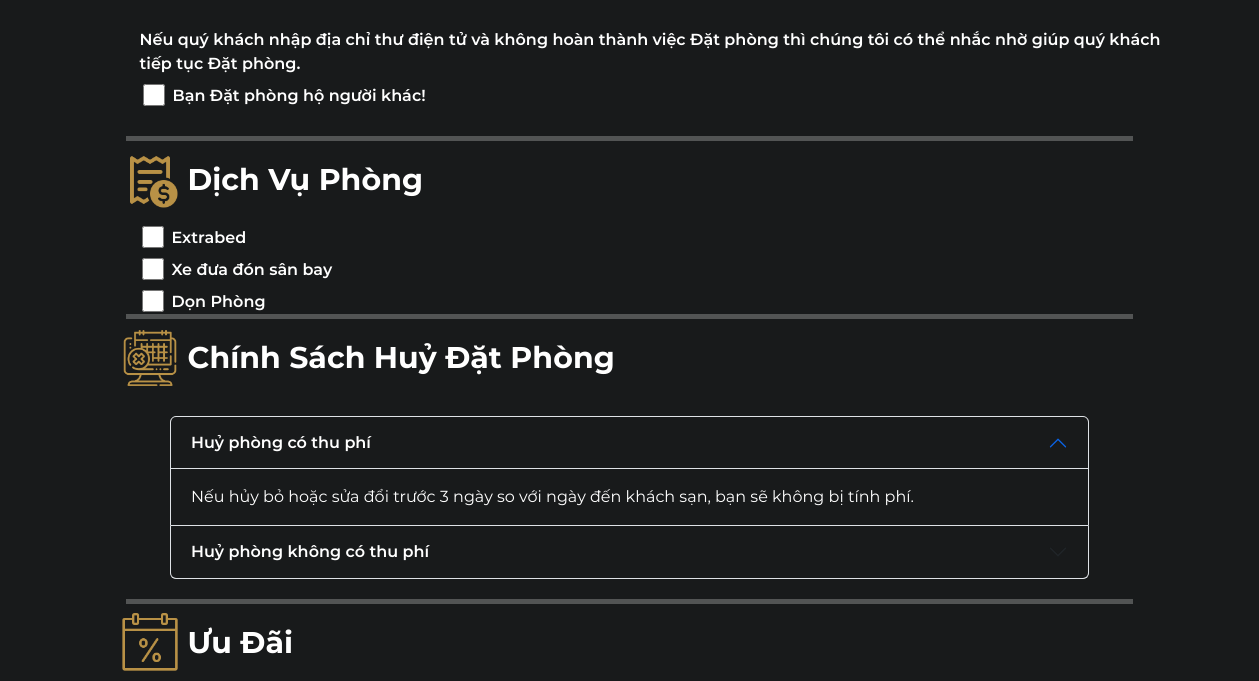
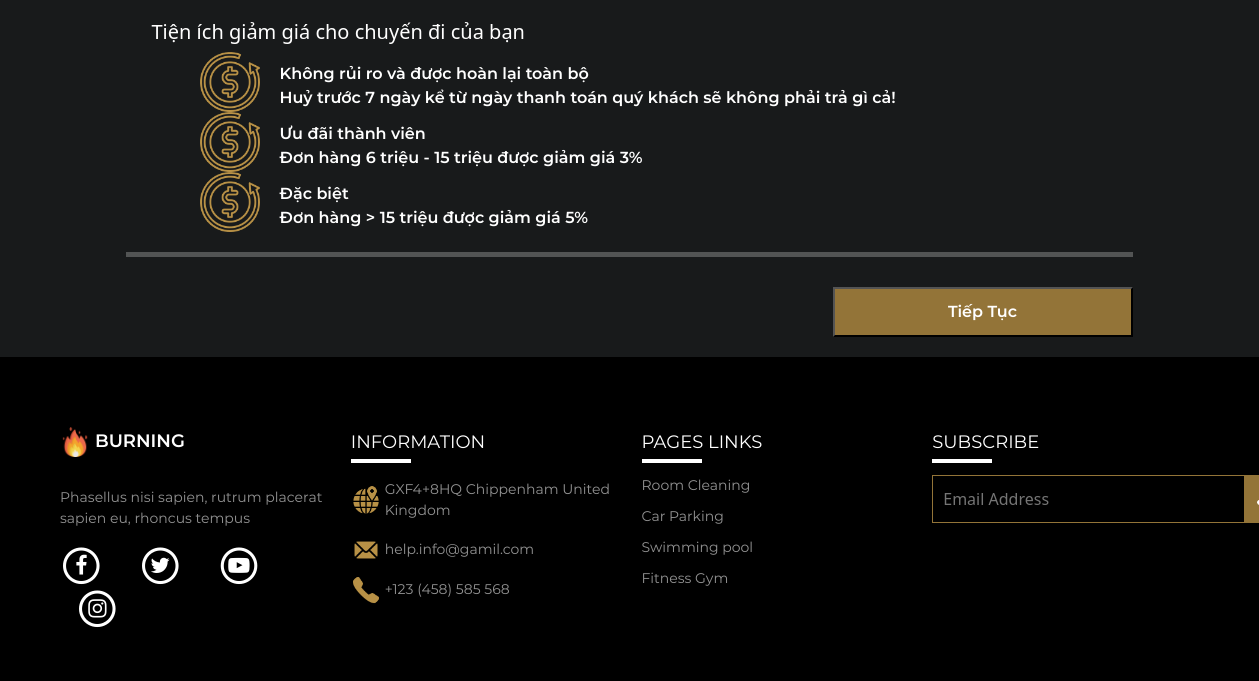
The app's page /logged/payddn.php (lower part), older data (2 pictures, top to bottom).
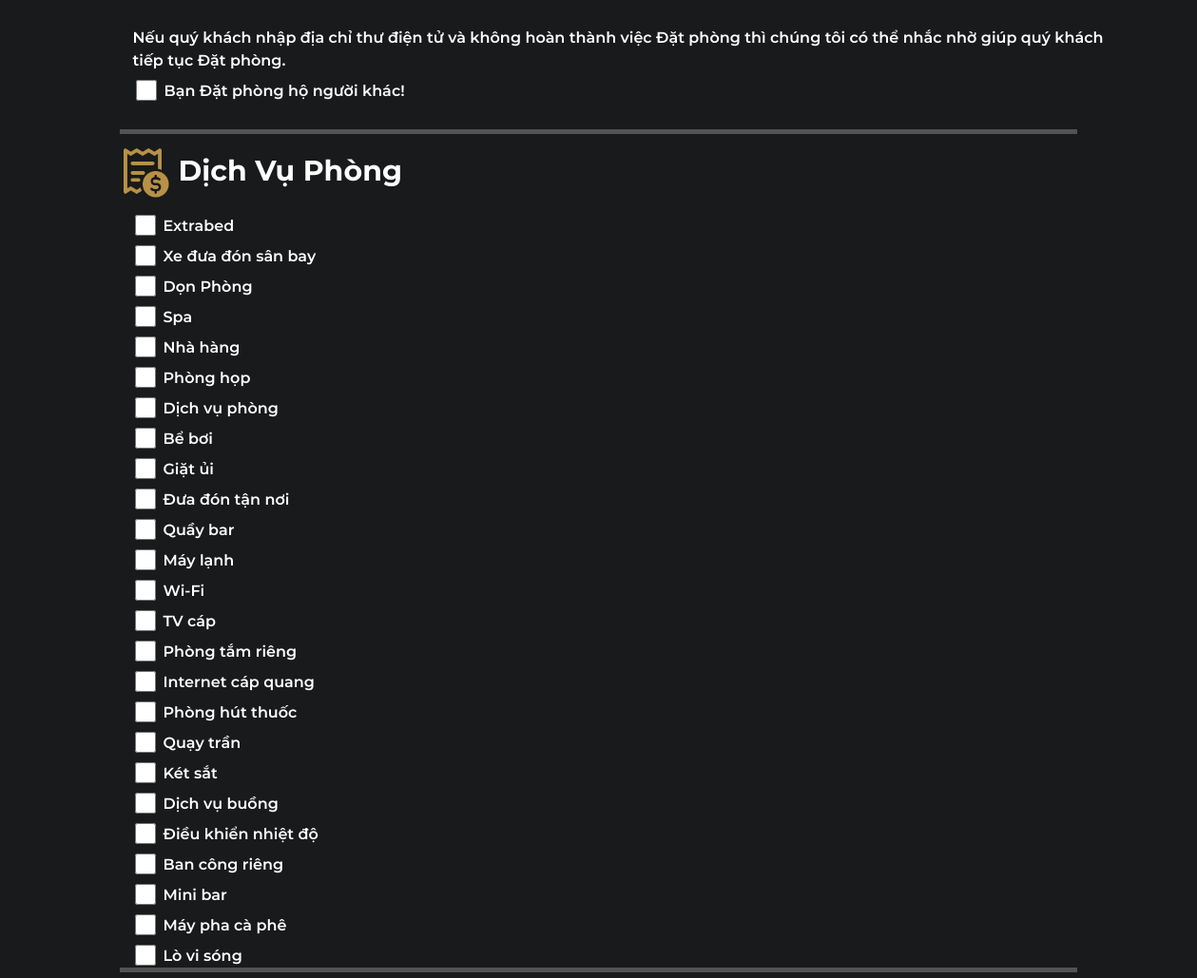
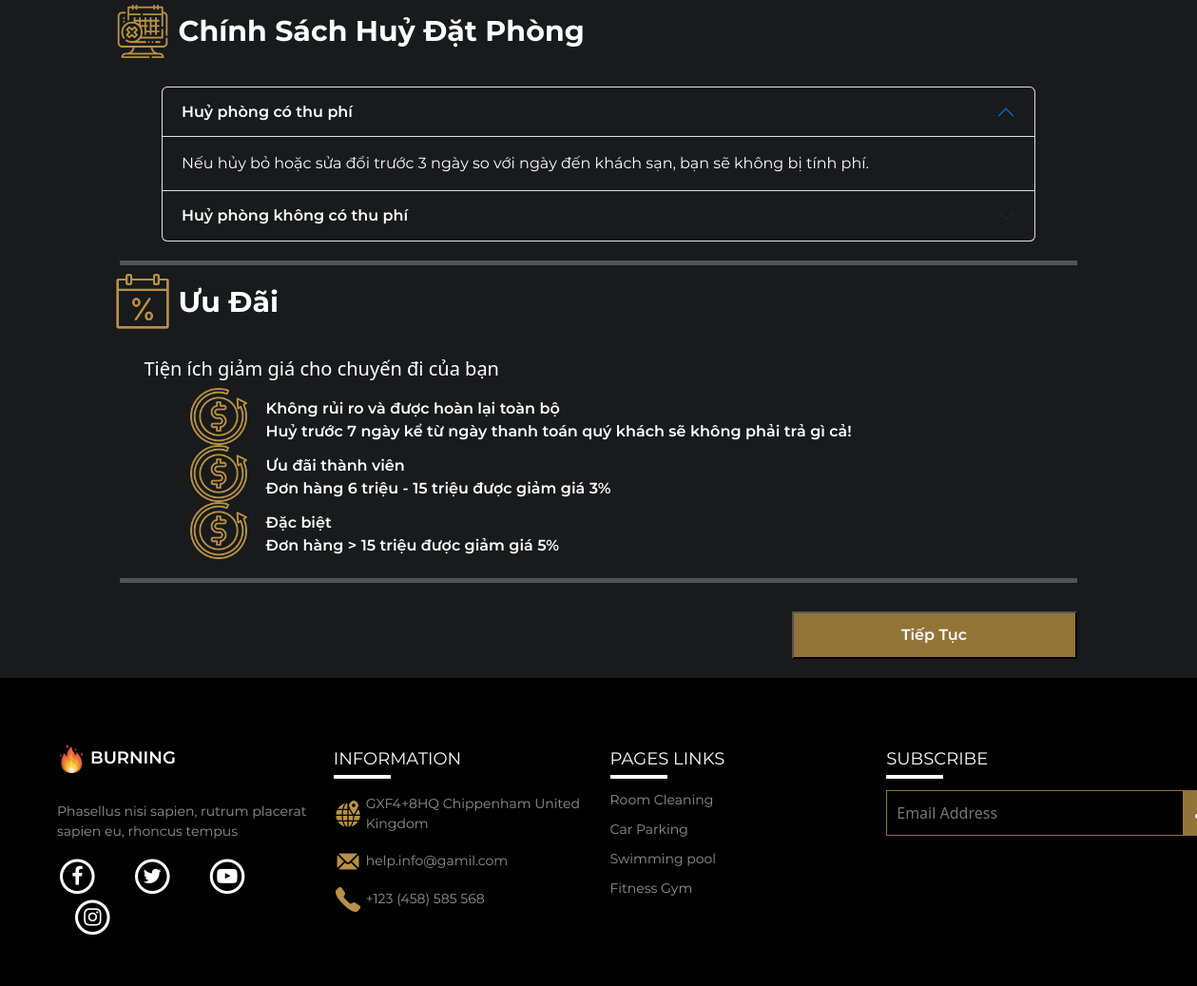
The same page, newer data (2 pictures, top to bottom).
### tables this page shows
CREATE TABLE `dichvu` (
  `MaDichVu` int(11) NOT NULL,
  `TenDichVu` varchar(50) NOT NULL,
  `DonGia` double NOT NULL
);

### logged/payddn.php (the view, shortened to what this page needs)
<!DOCTYPE html>
<html lang="en">
<head>
    <link rel="stylesheet" href="../css/pay.css?v=<?php echo time(); ?>" type='text/css'>
    <link rel="stylesheet" href="https://cdnjs.cloudflare.com/ajax/libs/font-awesome/4.7.0/css/font-awesome.min.css">
    <link rel="stylesheet" href="../common/bootstrap-5.2.2-dist/css/bootstrap.min.css">
    <link rel="stylesheet" type="text/css" href="../common/slick/slick.css">
    <link rel="stylesheet" type="text/css" href="../common/slick/slick-theme.css">
    <link rel="stylesheet" href="../css/style.css">
</head>
<body>
    <?php
        include('header.php');
        include('../config.php');
    ?>
    <form action="payb2ddn.php?MaPhong=<?php echo $_GET['MaPhong'] ?>" method="POST">
        <section id="form" class="pt-5">
            <div class="container">
                <div class="row">
                    <div class="col-6 ">
                        <div><input type="text" name="" id="" value="<?php echo $_SESSION['sdt']; ?>"></div>
                    </div>
                    <div style="font-family: Montserrat-SemiBold;">
                        Nếu quý khách nhập địa chỉ thư điện tử và không hoàn thành việc Đặt phòng thì chúng tôi có thể nhắc
                        nhờ giúp quý khách tiếp tục Đặt phòng.
                    </div>
                    <div class="mt-2 d-flex">
                        <input type="checkbox" name="datphongho" style="width: 22px; height: 22px;">
                        <label for="" class="ms-2" style="font-family: Montserrat-SemiBold;">Bạn Đặt phòng hộ người khác!</label>
                    </div>
                </div>
            </div>
            <hr style="width: 80%; margin: 0 auto; border: 0; border-top: 5px solid;">
        </section>
        <section id="service">
            <div class="container">
                <div class="ms-5 d-flex">
                    <div class="img d-flex">
                        <img src="../img/icon_dichvu.png" alt="">
                    </div>
                    <p class="mt-3 ms-2" style="font-size: 30px; font-family:Montserrat-Bold;">Dịch Vụ Phòng</p>
                </div>
                <?php
                $sql = "SELECT * From dichvu";
                $result = mysqli_query($con, $sql);
                $dichvus = array();
                if (mysqli_num_rows($result) > 0) {
                    while ($row = mysqli_fetch_array($result)) {
                        $dichvus[] = array('DonGia' => $row['DonGia'], 'TenDichVu' => $row['TenDichVu'], 'MaDichVu' => $row['MaDichVu']);
                    }
                }
                ?>
                <div class="dichvu">
                    <?php foreach ($dichvus as $key => $value) { ?>
                        <div class="d-flex mt-2">
                            <input type="checkbox" name="dichvu[]" id="dichvu" value="<?php echo $value['DonGia'] . '-' . $value['MaDichVu'] ?>" style="width: 22px;height: 22px;">
                            <label for="dichvu" id="tendv" class="ms-2"><?php echo $value['TenDichVu'] ?></label>
                        </div>
                    <?php
                    }
                    ?>
                </div>
            </div>
            <hr style="width: 80%; margin: 0 auto; border: 0; border-top: 5px solid;">
        </section>
        <section id="huyphong">
            <div class="container">
                <div class="ms-5 d-flex">
                    <div class="img d-flex">
                        <img src="../img/icon_HuyPhong.png" alt="">
                    </div>
                    <p class="mt-3 ms-2" style="font-size: 30px; font-family:Montserrat-Bold;">Chính Sách Huỷ Đặt Phòng</p>
                </div>
            </div>
            <div class="phi">
                <div class="accordion" id="accordionPanelsStayOpenExample">
                    <div class="accordion-item">
                        <h2 class="accordion-header" id="panelsStayOpen-headingOne">
                            <button class="accordion-button" style="background-color: #181A1B; color: white; font-family: Montserrat-SemiBold;" type="button" data-bs-toggle="collapse" data-bs-target="#panelsStayOpen-collapseOne" aria-expanded="true" aria-controls="panelsStayOpen-collapseOne">
                                Huỷ phòng có thu phí
                            </button>
                        </h2>
                        <div id="panelsStayOpen-collapseOne" class="accordion-collapse collapse show" aria-labelledby="panelsStayOpen-headingOne">
                            <div class="accordion-body" style="background-color: #181A1B; color: white;font-family:Montserrat-Regular;">
                                Nếu hủy bỏ hoặc sửa đổi trước 3 ngày so với ngày đến khách sạn, bạn sẽ không bị tính phí.
                            </div>
                        </div>
                    </div>
                    <div class="accordion-item">
                        <h2 class="accordion-header" id="panelsStayOpen-headingTwo">
                            <button class="accordion-button collapsed" style="background-color: #181A1B; color: white;font-family: Montserrat-SemiBold;" type="button" data-bs-toggle="collapse" data-bs-target="#panelsStayOpen-collapseTwo" aria-expanded="false" aria-controls="panelsStayOpen-collapseTwo">
                                Huỷ phòng không có thu phí
                            </button>
                        </h2>
                    </div>
                </div>
            </div>
            <hr style="width: 80%; margin: 0 auto; border: 0; border-top: 5px solid;">
        </section>
        <section id="udai">
            <div class="container">
                <div class="ms-5 d-flex">
                    <div class="img d-flex">
                        <img src="../img/icon_UuDai.png" alt="">
                    </div>
                    <p class="mt-3 ms-2" style="font-size: 30px; font-family:Montserrat-Bold;">Ưu Đãi</p>
                </div>
                <div class="ud">
                    <h5>Tiện ích giảm giá cho chuyến đi của bạn</h5>
                    <div class="row">
                        <div class="col-9 d-flex">
                            <div class="ms-5 d-flex img">
                                <img src="../img/icon_HoanTra.png" alt="">
                            </div>
                            <div class="content">
                                <p class="m-0" style="font-family: Montserrat-SemiBold;">Không rủi ro và được hoàn lại toàn
                                    bộ</p>
                                <p class="m-0" style="font-family: Montserrat-SemiBold;">Huỷ trước 7 ngày kể từ ngày thanh toán
                                    quý khách sẽ không phải trả gì cả!</p>
                            </div>
                        </div>
                    </div>
                    <div class="row">
                        <div class="col-9 d-flex">
                            <div class="ms-5 d-flex img">
                                <img src="../img/icon_HoanTra.png" alt="">
                            </div>
                            <div class="content">
                                <p class="m-0" style="font-family: Montserrat-SemiBold;">Ưu đãi thành viên</p>
                                <p class="m-0" style="font-family: Montserrat-SemiBold;">Đơn hàng 6 triệu - 15 triệu được giảm giá 3%</p>
                            </div>
                        </div>
                    </div>
                    <div class="row">
                        <div class="col-9 d-flex">
                            <div class="ms-5 d-flex img">
                                <img src="../img/icon_HoanTra.png" alt="">
                            </div>
                            <div class="content">
                                <p class="m-0" style="font-family: Montserrat-SemiBold;">Đặc biệt</p>
                                <p class="m-0" style="font-family: Montserrat-SemiBold;">Đơn hàng > 15 triệu được giảm giá 5%
                                </p>
                            </div>
                        </div>
                    </div>
                </div>
            </div>
            <hr style="width: 80%; margin: 0 auto; border: 0; border-top: 5px solid;">
        </section>
        <section id="tieptuc">
            <div class="container d-flex justify-content-end">
                <button style="font-family: Montserrat-SemiBold; height:50px;width: 300px; background-color: #937438; color: white;" type="submit" name="submit">Tiếp Tục </button>
            </div>
        </section>
    </form>
    <?php
    include('footer.php');
    ?>
</body>
</html>

### logged/header.php (shortened to what this page needs)
<!DOCTYPE html>
<html lang="en">
<head>
  <link rel="stylesheet" href="../css/style.css">
  <link rel="stylesheet" href="https://cdnjs.cloudflare.com/ajax/libs/font-awesome/4.7.0/css/font-awesome.min.css">
  <link rel="stylesheet" href="../common/bootstrap-5.2.2-dist/css/bootstrap.min.css">
</head>
<body>
</body>
</html>

### logged/footer.php (shortened to what this page needs)
<!DOCTYPE html>
<html lang="en">
<head>
    <link rel="stylesheet" href="../css/style.css?v=<?php echo time(); ?>" type='text/css'>
    <link rel="stylesheet" href="https://cdnjs.cloudflare.com/ajax/libs/font-awesome/4.7.0/css/font-awesome.min.css">
    <link rel="stylesheet" href="../common/bootstrap-5.2.2-dist/css/bootstrap.min.css">
</head>
<body>
    <section id="footer">
        <div class="container-fluid">
            <div class="row">
                <div class="col-3">
                    <a class="navbar-brand" href="#"><img src="../img/logoBurning.png" alt="BurningLogo" class="logo"> BURNING</a>
                    <p>Phasellus nisi sapien, rutrum placerat sapien eu, rhoncus tempus</p>
                    <div class="contact">
                        <span class="fa-stack fa-lg me-3 ">
                            <i class="fa fa-circle-thin fa-stack-2x"></i>
                            <i class="fa fa-facebook-f fa-stack-1x"></i>
                        </span>
                        <span class="fa-stack fa-lg mx-3">
                            <i class="fa fa-circle-thin fa-stack-2x"></i>
                            <i class="fa fa-twitter fa-stack-1x"></i>
                        </span>
                        <span class="fa-stack fa-lg mx-3">
                            <i class="fa fa-circle-thin fa-stack-2x"></i>
                            <i class=" fa fa-youtube-play fa-stack-1x"></i>
                        </span>
                        <span class="fa-stack fa-lg ms-3">
                            <i class="fa fa-circle-thin fa-stack-2x"></i>
                            <i class="fa fa-instagram fa-stack-1x"></i>
                        </span>
                    </div>
                </div>
                <div class="col-3">
                    <h5>INFORMATION</h5>
                    <ul>
                        <li>
                            <div class="img">
                                <img src="../img/trangchu1/icon-location.png" alt="" class="logo">
                            </div>
                            <p class="my-0 p-1">GXF4+8HQ Chippenham United Kingdom</p>
                        </li>
                        <li>
                            <div class="img">
                                <img src="../img/trangchu1/icon-mail.png" alt="" class="logo">
                            </div>
                            <p class="my-0 p-1">help.info@gamil.com</p>
                        </li>
                        <li>
                            <div class="img">
                                <img src="../img/trangchu1/icon-phone.png" alt="" class="logo">
                            </div>
                            <p class="my-0 p-1">+123 (458) 585 568</p>
                        </li>
                    </ul>
                </div>
                <div class="col-3">
                    <h5>PAGES LINKS</h5>
                    <ul>
                        <li><a href="#">Room Cleaning</a></li>
                        <li><a href="#">Car Parking</a></li>
                        <li><a href="#">Swimming pool</a></li>
                        <li><a href="./fitness.html">Fitness Gym</a></li>
                    </ul>
                </div>
                <div class="col-3">
                    <h5>SUBSCRIBE</h5>
                    <div class="Send">
                        <input type="email" name="" id="" placeholder="Email Address"> <button><img src="../img/trangchu1/icon-send.png" alt="" class="logo"></button>
                    </div>
                </div>
            </div>
        </div>
    </section>
</body>
</html>

### css/pay.css (style rules this page uses)
#form { background-color: #181A1B; color: white; }
#form .container input { margin-left:3px ; margin-bottom: 30px; padding: 5px; width: 500px; color:white; border: 1px solid #937438; background-color: #181A1B; }
#form .container { padding-left: 80px; }
#service { background-color: #181A1B; color: white; }
#service .container img { height: 60px; }
#service .container .img { align-items: center; }
#service .dichvu { margin-left: 70px; font-family:Montserrat-SemiBold; }
#huyphong { background-color: #181A1B; color: white; }
#huyphong .container img { height: 60px; }
#huyphong .container .img { align-items: center; }
#huyphong .phi { margin: 20px 170px; }
#udai { background-color: #181A1B; color: white; }
#udai .container img { height: 60px; }
#udai .container .img { align-items: center; }
#udai .ud { margin: 20px; margin-left: 80px; }
#udai .ud .img { align-items: center; }
#udai .ud .content { margin-top: 10px; margin-left: 20px; }
#tieptuc { background-color: #181A1B; color: white; padding-top: 30px; padding-bottom: 20px; padding-right: 110px; }

### css/style.css (style rules this page uses)
html, body { margin: 0; padding: 0; }
* { box-sizing: border-box; margin: 0; padding: 0; outline: none; }
a { text-decoration: none; }
li { list-style-type: none; }
#footer { background-color: black; color: #fff; padding: 70px 48px 50px; }
#footer .logo { height: 30px; width: 30px; }
#footer .contact { justify-content: space-between; }
#footer .navbar-brand { color: white; font-family: Montserrat-SemiBold; font-size: 18px; }
#footer p { margin-top: 30px; width: 275px; font-family: Montserrat-Regular; font-size: 14px; color: #939393; }
#footer h5 { position: relative; font-size: 18px; font-family: Montserrat-Regular; padding: 5px 0px; margin-bottom: 16px; }
#footer h5::before { position: absolute; content: ''; top: 100%; left: 0; width: 60px; height: 1px; border: 2px solid #fff; }
#footer ul { color: #fff; padding: 0; }
#footer li { padding-bottom: 10px; width: 275px; display: flex; }
#footer li .img { display: flex; align-items: center; }
#footer li a { color: #939393; font-size: 14px; font-family: Montserrat-Regular; text-decoration: none; }
#footer .Send { display: flex; }
#footer .Send input { border: 1px solid #937438; background-color: black; padding: 10px 70px 10px 10px; color: #fff; }
#footer .Send button { padding: 9px; background-color: #937438; border: none; }

Row changes from the older to the newer data that the page shows:
added dichvu: TenDichVu "Spa"
added dichvu: TenDichVu "Nhà hàng"
added dichvu: TenDichVu "Phòng họp"
added dichvu: TenDichVu "Dịch vụ phòng"
added dichvu: TenDichVu "Bể bơi"
added dichvu: TenDichVu "Giặt ủi"
added dichvu: TenDichVu "Đưa đón tận nơi"
added dichvu: TenDichVu "Quầy bar"
added dichvu: TenDichVu "Máy lạnh"
added dichvu: TenDichVu "Wi-Fi"
added dichvu: TenDichVu "TV cáp"
added dichvu: TenDichVu "Phòng tắm riêng"
added dichvu: TenDichVu "Internet cáp quang"
added dichvu: TenDichVu "Phòng hút thuốc"
added dichvu: TenDichVu "Quạy trần"
added dichvu: TenDichVu "Két sắt"
added dichvu: TenDichVu "Dịch vụ buồng"
added dichvu: TenDichVu "Điều khiển nhiệt độ"
added dichvu: TenDichVu "Ban công riêng"
added dichvu: TenDichVu "Mini bar"
added dichvu: TenDichVu "Máy pha cà phê"
added dichvu: TenDichVu "Lò vi sóng"
